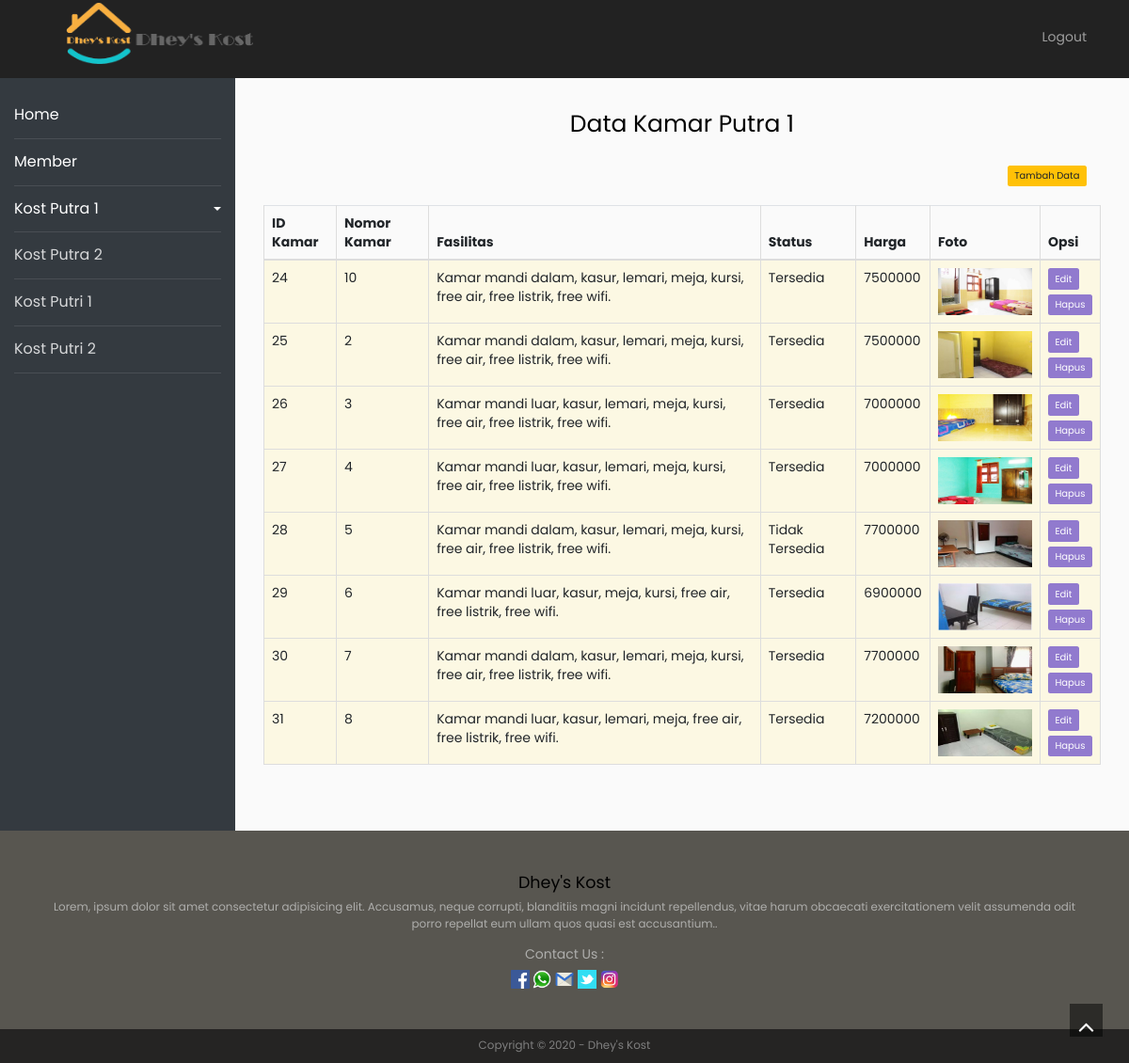
The app's page /datakamar.php (signed in) with its own data.
### tables this page shows
CREATE TABLE `kamarpa1` (
  `idkamar` int(11) NOT NULL,
  `iduser` int(11) DEFAULT NULL,
  `nomorkamar` varchar(10) NOT NULL,
  `fasilitas` text NOT NULL,
  `status` varchar(50) NOT NULL,
  `harga` int(11) NOT NULL,
  `foto` varchar(100) NOT NULL
);

### datakamar.php (the view, shortened to what this page needs)
<?php
include 'headeradmin.php'
?>
<!doctype html>
<html lang="en">
<head>
	<link rel="stylesheet" href="https://stackpath.bootstrapcdn.com/font-awesome/4.7.0/css/font-awesome.min.css">
	<link rel="stylesheet" href="css/style.css">
</head>
<body>
<div id="content" class="p-4 p-md-5 pt-5">
    <div  class="welcome-message">
        <div class="wrap-info">
            <div class="information">
                <center><h1>Data Kamar Putra 1</h1></center>
                <div class="col-md-12 text-right">
                    <a href="tambahkamar.php" class="btn btn-warning" style="margin-top:20px; margin-bottom:20px"><i></i>Tambah Data</a>
                </div>
                <table class="table table-striped table-bordered">
                    <thead>
                        <tr>
                            <th>ID Kamar</th>
                            <th>Nomor Kamar</th>
                            <th>Fasilitas</th>
                            <th>Status</th>
                            <th>Harga</th>
                            <th>Foto</th>
                            <th>Opsi</th>
                        </tr>
                    </thead>
                    <?php include "fungsi.php";
                        $SQL = mysqli_query($conn, "SELECT * FROM kamarpa1");
                         while($data=mysqli_fetch_array($SQL))
                        {
                    ?>
                            <tr class="warning">
                                <td><?php echo $data['idkamar'];?></td>
                                <td><?php echo $data['nomorkamar'];?></td>
                                <td><?php echo $data['fasilitas'];?></td>
                                <td><?php echo $data['status'];?></td>
                                <td><?php echo $data['harga'];?></td>
                                <td><img style="width:100px; height:auto;" src="images/upload/<?php echo $data['foto']; ?>"></td>
                                <td >
                                    <a class="btn btn-primary mb-2" href=editkamar.php?idkamar=<?php echo $data['idkamar']; ?>>Edit</a>
                                    <form action="hapus.php" method="post">
                                        <button type="submit" class="btn btn-primary">Hapus</button>
                                    </form>
                                </td>
                    <?php }?>
                            </tr>
                </table>
            </div>
        </div>
    </div>
</div>
</body>
</html>
<?php include 'footer.php'; ?>

### headeradmin.php (shortened to what this page needs)
<!DOCTYPE html>
<html lang="en">
<head>
  <link href="//maxcdn.bootstrapcdn.com/font-awesome/4.2.0/css/font-awesome.min.css" rel="stylesheet">
  <link rel="stylesheet" href="assets/bootstrap/css/bootstrap.min.css" />
  <link type="text/css" rel="stylesheet" href="assets/uniform/css/uniform.default.min.css" />
  <link rel="stylesheet" href="assets/wow/animate.css" />
  <link rel="stylesheet" href="assets/gallery/blueimp-gallery.min.css">
  <link rel="stylesheet" href="assets/style.css">
</head>
<body>
<nav class="navbar-inverse">
  <div class="container">
    <div class="navbar-header">
      <a class="navbar-brand" href="pageadmin.php"><img src="images/header.png"  width="209px" height="65px"></a>
    </div>
    <div class="collapse navbar-collapse navbar-right" id="bs-example-navbar-collapse-1">
      <ul class="nav navbar-nav">
        <li><a href="logout.php">Logout</a></li>
      </ul>
    </div>
  </div>
</nav>
<div class="wrapper d-flex align-items-stretch" >
	<nav  class="navbar-dark bg-dark" id="sidebar">
		<div class="p-4 pt-4" >
	    <ul class="list-unstyled components mb-5">
        <li class="active">
	          <a href="pageadmin.php">Home</a>
	      </li>
        <li class="active">
	          <a href="member.php">Member</a>
	      </li>
        <li class="active">
	        <a href="#putra1" data-toggle="collapse" aria-expanded="false" class="dropdown-toggle">Kost Putra 1</a>
        </li>
        <li>
	        <a href="kosong.php">Kost Putra 2</a>
	      </li>
        <li>
	        <a href="kosong.php">Kost Putri 1</a>
	      </li>
        <li>
	        <a href="kosong.php">Kost Putri 2</a>
	      </li>
  </div>
</nav>
</body>

### footer.php (shortened to what this page needs)
<footer class="spacer">
        <div class="container" >
                    <center><h3>Dhey's Kost</h3>
                    <p>Lorem, ipsum dolor sit amet consectetur adipisicing elit. Accusamus, neque corrupti, blanditiis magni incidunt repellendus, vitae harum obcaecati exercitationem velit assumenda odit porro repellat eum ullam quos quasi est accusantium.. </p> </center>
        </div>
    <div class="text-center ">Contact Us :</div>
    <div class="text-center ">
    <a href="#"><img type="submit" style="width:20px"src="images/fb.png" alt=""></a>
    <a href="#"><img style="width:20px"src="images/wa.png" alt=""></a>
    <a href="#"><img style="width:20px"src="images/email.png" alt=""></a>
    <a href="#"><img style="width:20px"src="images/twit.png" alt=""></a>
    <a href="#"><img style="width:20px"src="images/ig.png" alt=""></a>
    </div>
</footer>
<div class="text-center copyright">Copyright © 2020 - Dhey's Kost</div>
<a href="#home" class="toTop scroll"><i class="fa fa-angle-up"></i></a>
</body>
</html>

### assets/style.css (style rules this page uses)
body { background-color: #fff;font-family: 'Raleway', sans-serif;font-size: 15px;line-height: 15px; color: #73726C; }
.btn,a,a:hover { text-decoration: none;-webkit-transition: all 0.3s ease-in-out;-moz-transition: all 0.3s ease-in-out;-ms-transition: all 0.3s ease-in-out;-o-transition: all 0.3s ease-in-out;transition: all 0.3s ease-in-out;outline:0 ; }
h1,h2,h3,h4,h5,h6 { font-family:'Old Standard TT', serif;line-height: 1em;margin: 0; }
h1 { font-size: 5em; }
h3 { font-size: 1.5em; margin-bottom: 0.70em; }
p { margin-bottom: 1em;line-height: 1.5em; }
.btn { border:none !important;border-radius: 0;padding: 5px 30px; }
.spacer { padding:6em 0; }
.navbar-nav { margin:0 -15px; }
.navbar-nav > li > a { font-size: 1em;line-height: 4.26em;padding: 10px 0 10px 30px; }
.navbar-brand { height: 83px; }
footer { background-color:#585650;color: #AEAEAC; }
footer.spacer { padding: 3em 0; }
footer a,footer p { line-height: 1.5em;font-size: 0.85em;color: #AEAEAC; }
.copyright { background-color: #252423;padding: 0.6em 0;font-size: 0.85em;color: #7F7F7F; }
.toTop { position: fixed;right: 1em; bottom: 1em;background:rgba(0,0,0,0.5);width: 35px; height: 35px;text-align: center;color: #fff;font-size: 2em; }

### records on screen
kamarpa1: idkamar "24", nomorkamar "10", fasilitas "Kamar mandi dalam, kasur, lemari, meja, kursi, free air, free listrik, free wifi.", status "Tersedia", harga "7500000", foto (picture)
kamarpa1: idkamar "25", nomorkamar "2", fasilitas "Kamar mandi dalam, kasur, lemari, meja, kursi, free air, free listrik, free wifi.", status "Tersedia", harga "7500000", foto (picture)
kamarpa1: idkamar "26", nomorkamar "3", fasilitas "Kamar mandi luar, kasur, lemari, meja, kursi, free air, free listrik, free wifi.", status "Tersedia", harga "7000000", foto (picture)
kamarpa1: idkamar "27", nomorkamar "4", fasilitas "Kamar mandi luar, kasur, lemari, meja, kursi, free air, free listrik, free wifi.", status "Tersedia", harga "7000000", foto (picture)
kamarpa1: idkamar "28", nomorkamar "5", fasilitas "Kamar mandi dalam, kasur, lemari, meja, kursi, free air, free listrik, free wifi.", status "Tidak Tersedia", harga "7700000", foto (picture)
kamarpa1: idkamar "29", nomorkamar "6", fasilitas "Kamar mandi luar, kasur, meja, kursi, free air, free listrik, free wifi.", status "Tersedia", harga "6900000", foto (picture)
kamarpa1: idkamar "30", nomorkamar "7", fasilitas "Kamar mandi dalam, kasur, lemari, meja, kursi, free air, free listrik, free wifi.", status "Tersedia", harga "7700000", foto (picture)
kamarpa1: idkamar "31", nomorkamar "8", fasilitas "Kamar mandi luar, kasur, lemari, meja, free air, free listrik, free wifi.", status "Tersedia", harga "7200000", foto (picture)
